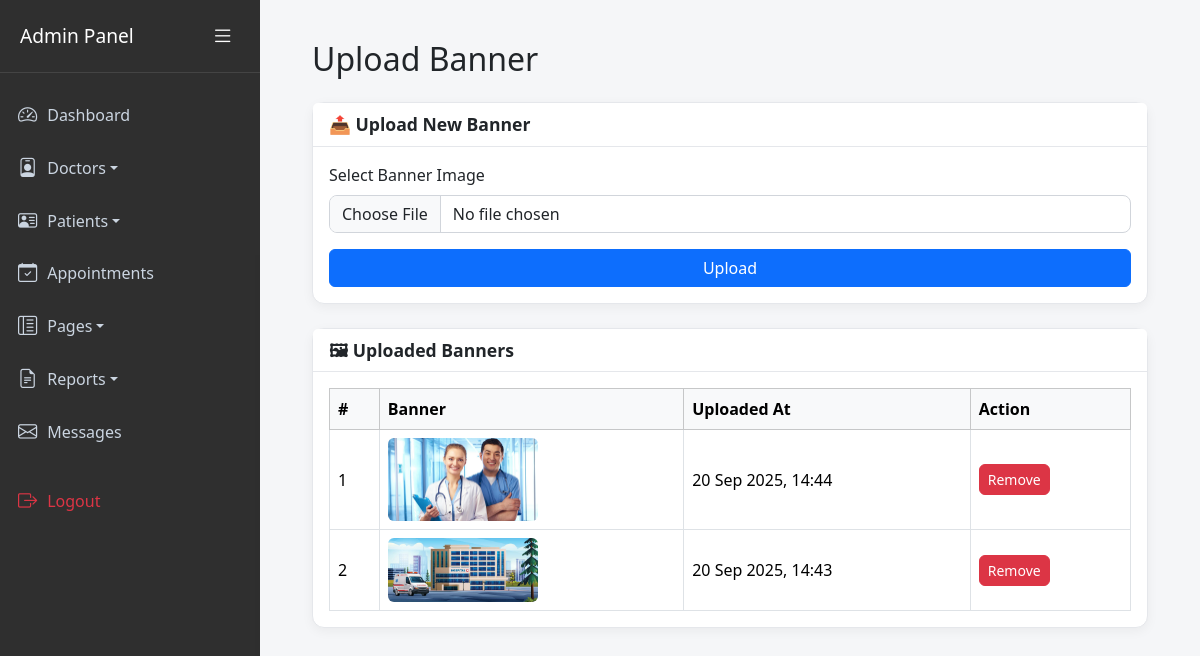
The page /Admin/Banner.php on the database its author committed.
### tables this page shows
CREATE TABLE `banners` (
  `id` int(11) NOT NULL,
  `image` varchar(255) NOT NULL,
  `uploaded_at` timestamp NOT NULL DEFAULT current_timestamp()
);

### Admin/Banner.php (the view, shortened to what this page needs)
<?php
include('assets/include/sidebar.php');
$banners = mysqli_query($con, "SELECT * FROM banners ORDER BY id DESC");
?>
<div class="main-content">
    <div class="container-fluid">
        <h2 class="mb-4">Upload Banner</h2>
        <div class="card mb-4">
            <div class="card-header fw-semibold">📤 Upload New Banner</div>
            <div class="card-body">
                <form method="post" enctype="multipart/form-data">
                    <div class="mb-3">
                        <label class="form-label">Select Banner Image</label>
                        <input type="file" name="banner" class="form-control" accept="image/*" required>
                    </div>
                    <button type="submit" name="submit" class="btn btn-primary w-100">Upload</button>
                </form>
            </div>
        </div>
        <div class="card">
            <div class="card-header fw-semibold">🖼 Uploaded Banners</div>
            <div class="card-body table-responsive">
                <table class="table table-bordered table-hover align-middle mb-0">
                    <thead class="table-light">
                        <tr>
                            <th>#</th>
                            <th>Banner</th>
                            <th>Uploaded At</th>
                            <th>Action</th>
                        </tr>
                    </thead>
                    <tbody>
                        <?php $count = 1; while($row = mysqli_fetch_assoc($banners)): ?>
                        <tr>
                            <td><?= $count++; ?></td>
                            <td><img src="<?= $row['image']; ?>" class="table-img"></td>
                            <td><?= date('d M Y, H:i', strtotime($row['uploaded_at'])); ?></td>
                            <td>
                                <a href="?delete=<?= $row['id']; ?>" class="btn btn-sm btn-danger" onclick="return confirm('Are you sure?')">Remove</a>
                            </td>
                        </tr>
                        <?php endwhile; ?>
                    </tbody>
                </table>
            </div>
        </div>
    </div>
</div>

### Admin/assets/include/sidebar.php (style rules this page uses)
body { font-family: 'Segoe UI', sans-serif; background: #f5f6f8; margin: 0; display: flex; overflow-x: hidden; }
.main-content { margin-left: 260px; padding: 20px; flex-grow: 1; transition: margin-left 0.3s ease; }

### Admin/Banner.php (style rules this page uses)
.main-content { margin-left: 260px; padding: 40px; min-height: 100vh; background: #f5f6f8; }
.card { border-radius: 12px; box-shadow: 0 3px 12px rgba(0,0,0,0.05); border: 1px solid #e5e7eb; }
.card-header { background: #fff; border-bottom: 1px solid #e5e7eb; font-weight: 600; font-size: 1.1rem; }
.form-control { border-radius: 8px; border: 1px solid #d1d5db; }
.btn-primary { border-radius: 6px; }
.btn-danger { border-radius: 6px; }
.table-img { width: 150px; height: auto; border-radius: 6px; }

### rows shown on the page
banners: image (picture), uploaded_at "20 Sep 2025, 14:44"
banners: image (picture), uploaded_at "20 Sep 2025, 14:43"
